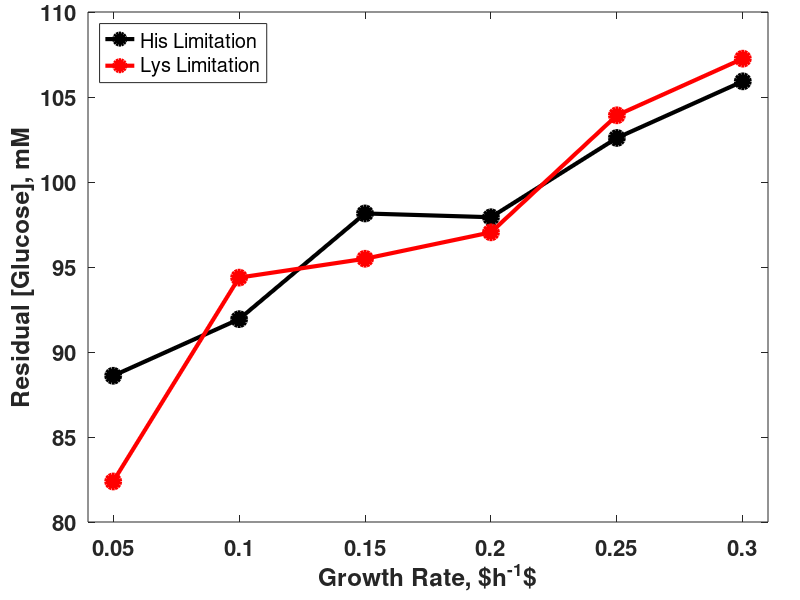

The MATLAB script that drew this image: (Note: this script raises an error after producing the figure.)
%% Glucose concentartion:
%
% 500 \mu l -- solution 1
% 10  \mu l -- sample ( 10 x diluted, 100 \mu l + 900 \mu l )
% 10  \mu l -- suspension 2 
% 990 \mu l -- water
Glu = [399 414 442 441 462 477 ...
       371 425 430 437 468 483 ];
b = 1.510 * 1e3 / ( 6.8 * 1e-2 * 1e3 );  % 6.3 180 
c = b * 10 * Glu*1e-3;   

fprintf( '%1.2f mM\n', c )
fprintf( '\n' );


%% Plots Glucose Concentartion 

Marker = { 'linewidth', 3, 'MarkerSize', 10, 'MarkerFaceColor' };

gr = 0.05 : 0.05 : 0.3;

set( gcf, 'Position', [217   337   822   464] )
set( gca, 'Position', [0.11  0.13 0.85 0.85] )

plot( gr, c(1:6), 'ko-', Marker{:}, 'k' ); hold on 
plot( gr, c(7:12), 'ro-', Marker{:}, 'r' );


xlim( [0.04 .31] );
set( gca, 'Xtick', gr,  'XtickLabel', gr );
set( gca, 'FontWeight', 'Bold', 'FontSize', 16 );

h(1) = xlabel( 'Growth Rate, $h^{-1}$' );    
h(2) = ylabel( 'Residual [Glucose], mM' );   % 
hh = legend(   'His Limitation',...
               'Lys Limitation',...
               'Location', 'NorthWest'  );
sett( hh, 26 );                     
sett(h, 24);           
%set(h, 'fontsize', 16, 'FontWeight', 'bold');
%%
set( hh, 'box', 'off' ); 
panels( 'A', 38 );
%%
pdf( 'Glucose_Concentartion', [8.5 5], 1 );
